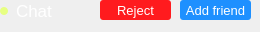
<?xml version="1.0" encoding="UTF-8"?>
<ui version="4.0">
 <class>ActiveUserFrame</class>
 <widget class="QFrame" name="ActiveUserFrame">
  <property name="geometry">
   <rect>
    <x>0</x>
    <y>0</y>
    <width>260</width>
    <height>32</height>
   </rect>
  </property>
  <property name="sizePolicy">
   <sizepolicy hsizetype="Preferred" vsizetype="Maximum">
    <horstretch>0</horstretch>
    <verstretch>0</verstretch>
   </sizepolicy>
  </property>
  <property name="minimumSize">
   <size>
    <width>260</width>
    <height>32</height>
   </size>
  </property>
  <property name="maximumSize">
   <size>
    <width>260</width>
    <height>32</height>
   </size>
  </property>
  <property name="windowTitle">
   <string>Frame</string>
  </property>
  <property name="styleSheet">
   <string notr="true"/>
  </property>
  <widget class="QWidget" name="widget" native="true">
   <property name="geometry">
    <rect>
     <x>0</x>
     <y>0</y>
     <width>260</width>
     <height>31</height>
    </rect>
   </property>
   <property name="maximumSize">
    <size>
     <width>260</width>
     <height>16777215</height>
    </size>
   </property>
   <property name="styleSheet">
    <string notr="true"/>
   </property>
   <widget class="QPushButton" name="pushButton_addFriend">
    <property name="geometry">
     <rect>
      <x>180</x>
      <y>0</y>
      <width>71</width>
      <height>20</height>
     </rect>
    </property>
    <property name="font">
     <font>
      <pointsize>10</pointsize>
     </font>
    </property>
    <property name="cursor">
     <cursorShape>PointingHandCursor</cursorShape>
    </property>
    <property name="styleSheet">
     <string notr="true">color: #FFFFFF;
background-color: #1E90FF;
border-radius: 3px;</string>
    </property>
    <property name="text">
     <string>Add friend</string>
    </property>
    <property name="default">
     <bool>true</bool>
    </property>
   </widget>
   <widget class="QPushButton" name="pushButton_rejectAddFriend">
    <property name="geometry">
     <rect>
      <x>100</x>
      <y>0</y>
      <width>71</width>
      <height>20</height>
     </rect>
    </property>
    <property name="font">
     <font>
      <pointsize>10</pointsize>
     </font>
    </property>
    <property name="cursor">
     <cursorShape>PointingHandCursor</cursorShape>
    </property>
    <property name="styleSheet">
     <string notr="true">color: #FFFFFF;
background-color: rgb(255, 27, 30);
border-radius: 3px;</string>
    </property>
    <property name="text">
     <string>Reject</string>
    </property>
    <property name="default">
     <bool>true</bool>
    </property>
   </widget>
   <widget class="QWidget" name="">
    <property name="geometry">
     <rect>
      <x>0</x>
      <y>0</y>
      <width>101</width>
      <height>22</height>
     </rect>
    </property>
    <layout class="QHBoxLayout" name="horizontalLayout">
     <item>
      <widget class="QLabel" name="label_active">
       <property name="maximumSize">
        <size>
         <width>8</width>
         <height>8</height>
        </size>
       </property>
       <property name="styleSheet">
        <string notr="true">background-color: rgb(231, 255, 130);
border-radius: 4px;</string>
       </property>
       <property name="text">
        <string/>
       </property>
      </widget>
     </item>
     <item>
      <widget class="QPushButton" name="pushButton_chat">
       <property name="font">
        <font>
         <pointsize>13</pointsize>
        </font>
       </property>
       <property name="cursor">
        <cursorShape>PointingHandCursor</cursorShape>
       </property>
       <property name="styleSheet">
        <string notr="true">color: #FFFFFF;
background-color: transparent;
text-align: left;
border: 0px;
padding-left:2px;</string>
       </property>
       <property name="text">
        <string>Chat</string>
       </property>
       <property name="default">
        <bool>true</bool>
       </property>
      </widget>
     </item>
    </layout>
   </widget>
  </widget>
 </widget>
 <resources/>
 <connections/>
</ui>
